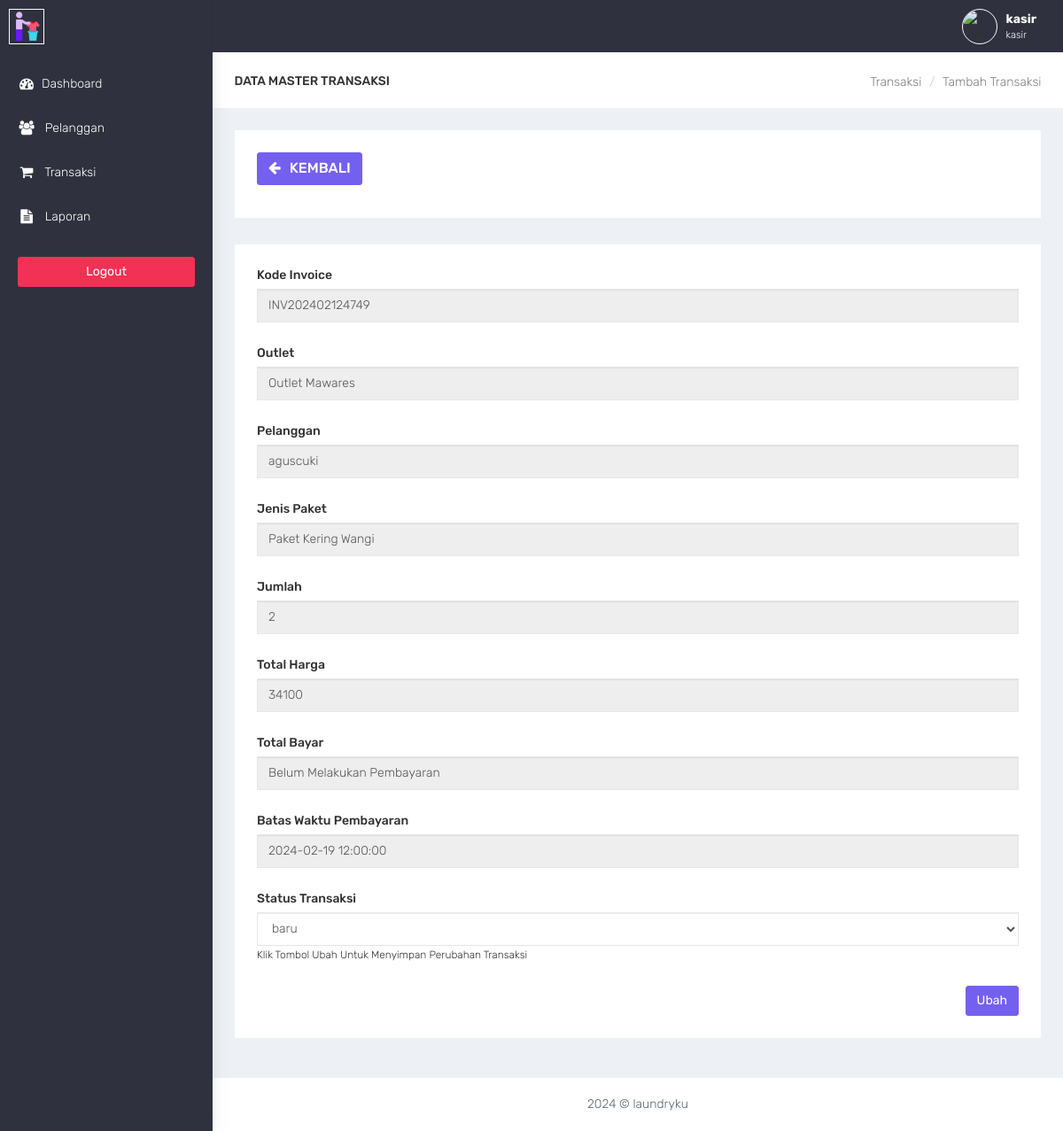
The page /kasir/transaksi_detail.php?id=112 (signed in) on the database its author committed.
### tables this page shows
CREATE TABLE `transaksi` (
  `id_transaksi` int(11) NOT NULL,
  `outlet_id` int(11) DEFAULT NULL,
  `kode_invoice` varchar(100) DEFAULT NULL,
  `member_id` int(11) DEFAULT NULL,
  `tgl` datetime DEFAULT NULL,
  `batas_waktu` datetime DEFAULT NULL,
  `tgl_pembayaran` datetime DEFAULT NULL,
  `biaya_tambahan` int(11) DEFAULT NULL,
  `diskon` double DEFAULT NULL,
  `pajak` double DEFAULT NULL,
  `status` enum('baru','proses','selesai','diambil') DEFAULT NULL,
  `status_bayar` enum('dibayar','belum') DEFAULT NULL,
  `user_id` int(11) DEFAULT NULL
);

CREATE TABLE `outlet` (
  `id_outlet` int(11) NOT NULL,
  `nama_outlet` varchar(100) DEFAULT NULL,
  `alamat_outlet` text DEFAULT NULL,
  `telp_outlet` varchar(15) DEFAULT NULL
);

CREATE TABLE `member` (
  `id_member` int(11) NOT NULL,
  `nama_member` varchar(100) DEFAULT NULL,
  `alamat_member` text DEFAULT NULL,
  `jenis_kelamin` enum('L','P') DEFAULT NULL,
  `telp_member` varchar(15) DEFAULT NULL,
  `no_ktp` varchar(30) DEFAULT NULL
);

CREATE TABLE `paket` (
  `id_paket` int(11) NOT NULL,
  `jenis_paket` enum('kiloan','selimut','bedcover','kaos','lain') DEFAULT NULL,
  `nama_paket` varchar(100) DEFAULT NULL,
  `harga` int(11) DEFAULT NULL,
  `outlet_id` int(11) DEFAULT NULL
);

CREATE TABLE `detail_transaksi` (
  `id_detail` int(11) NOT NULL,
  `transaksi_id` int(11) DEFAULT NULL,
  `paket_id` int(11) DEFAULT NULL,
  `qty` double DEFAULT NULL,
  `total_harga` double DEFAULT NULL,
  `keterangan` text DEFAULT NULL,
  `total_bayar` int(11) DEFAULT NULL,
  `total_pajak` int(11) DEFAULT NULL,
  `total_diskon` int(11) DEFAULT NULL,
  `total_asli` int(11) DEFAULT NULL
);

### kasir/functions.php (called while the page is built, shortened)
<?php
function ambilsatubaris($conn,$query){
    $db = mysqli_query($conn,$query);
    return mysqli_fetch_assoc($db);
}
?>

### kasir/transaksi_detail.php (the view, shortened to what this page needs)
<?php
require 'functions.php';
$status = ['baru','proses','selesai','diambil'];
$query = "SELECT transaksi.*,member.nama_member , detail_transaksi.*,outlet.nama_outlet,paket.nama_paket FROM transaksi INNER JOIN member ON member.id_member = transaksi.member_id INNER JOIN detail_transaksi ON detail_transaksi.transaksi_id = transaksi.id_transaksi INNER JOIN outlet ON outlet.id_outlet = transaksi.outlet_id INNER JOIN paket ON paket.outlet_id = transaksi.outlet_id  WHERE transaksi.id_transaksi=".$_GET['id'];
$data = ambilsatubaris($conn,$query);
require'layout_header.php';
?>
<div class="container-fluid">
    <div class="row bg-title">
        <div class="col-lg-3 col-md-4 col-sm-4 col-xs-12">
            <h4 class="page-title">Data Master Transaksi</h4> </div>
        <div class="col-lg-9 col-sm-8 col-md-8 col-xs-12">
            <ol class="breadcrumb">
                <li><a href="outlet.php">Transaksi</a></li>
                <li><a href="#">Tambah Transaksi</a></li>
            </ol>
        </div>
    </div>
    <div class="row">
        <div class="col-md-12 col-lg-12 col-sm-12 col-xs-12">
            <div class="white-box">
                <div class="row">
                    <div class="col-md-6">
                          <a href="javascript:void(0)" onclick="window.history.back();" class="btn btn-primary box-title"><i class="fa fa-arrow-left fa-fw"></i> Kembali</a>
                    </div>
                </div>
            </div>
        </div>
    </div>
    <div class="row">
        <div class="col-md-12 col-lg-12 col-sm-12 col-xs-12">
            <div class="white-box">
                <form method="post" action="">
                <div class="form-group">
                    <label>Kode Invoice</label>
                    <input type="text" name="kode_invoice" class="form-control" readonly="" value="<?= $data['kode_invoice'] ?>">
                </div>
                <div class="form-group">
                    <label>Outlet</label>
                    <input type="text" name="username" class="form-control" readonly="" value="<?= $data['nama_outlet'] ?>">
                </div>
                <div class="form-group">
                    <label>Pelanggan</label>
                    <input type="text" name="password" class="form-control" readonly="" value="<?= $data['nama_member'] ?>">
                </div>
                <div class="form-group">
                    <label>Jenis Paket</label>
                    <input type="text" name="password" class="form-control" readonly="" value="<?= $data['nama_paket'] ?>">
                </div>
                <div class="form-group">
                    <label>Jumlah</label>
                    <input readonly=""   type="text" name="qty" class="form-control" value="<?= $data['qty'] ?>">
                </div>
                <div class="form-group">
                    <label>Total Harga</label>
                    <input readonly=""   type="text" name="biaya_tambahan" class="form-control" value="<?= $data['total_harga'] ?>">
                </div>
                <?php if ($data['total_bayar'] > 0 ): ?>
                    <div class="form-group">
                        <label>Total Bayar</label>
                        <input readonly=""   type="text" name="biaya_tambahan" class="form-control" value="<?= $data['total_bayar'] ?>">
                    </div>
                    <div class="form-group">
                        <label>Di Bayar Pada Tanggal </label>
                        <input readonly=""   type="text" name="biaya_tambahan" class="form-control" value="<?= $data['tgl_pembayaran'] ?>">
                    </div>
                <?php else: ?>
                    <div class="form-group">
                    <label>Total Bayar</label>
                    <input readonly=""   type="text" name="biaya_tambahan" class="form-control" value="Belum Melakukan Pembayaran">
                </div>
                <div class="form-group">
                    <label>Batas Waktu Pembayaran</label>
                    <input readonly=""   type="text" name="biaya_tambahan" class="form-control" value="<?= $data['batas_waktu'] ?>">
                </div>
                <?php  endif;?>
                    <div class="form-group">
                        <label>Status Transaksi</label>
                        <select name="status" class="form-control">
                            <?php foreach ($status as $key): ?>
                            <?php if ($key == $data['status']): ?>
                            <option value="<?= $key ?>" selected><?= $key ?></option>
                            <?php endif ?>
                            <?php endforeach ?>
                        </select>
                        <small>Klik Tombol Ubah Untuk Menyimpan Perubahan Transaksi</small>
                    </div>
                <div class="text-right">
                    <button type="submit" name="btn-simpan" class="btn btn-primary">Ubah</button>
                </div>
                </form>
            </div>
        </div>
    </div>
</div>
<?php
require'layout_footer.php';
?>

### assets/css/colors/default.css (style rules this page uses)
body { background: #fff; }

### rows shown on the page
transaksi: kode_invoice "INV202402124749", biaya_tambahan "2024-02-19 12:00:00", status "baru"
outlet: username "Outlet Mawares"
member: password "aguscuki"
paket: password "Paket Kering Wangi"
detail_transaksi: qty "2", biaya_tambahan "34100"
